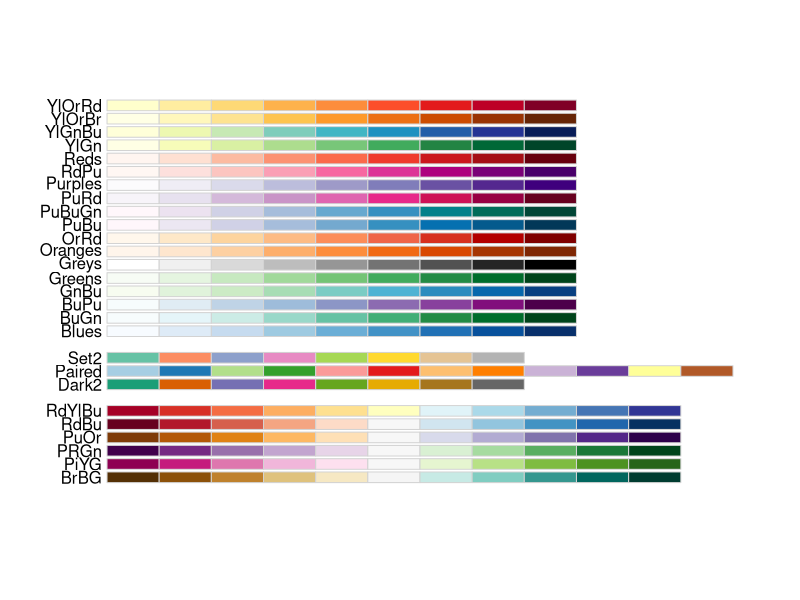
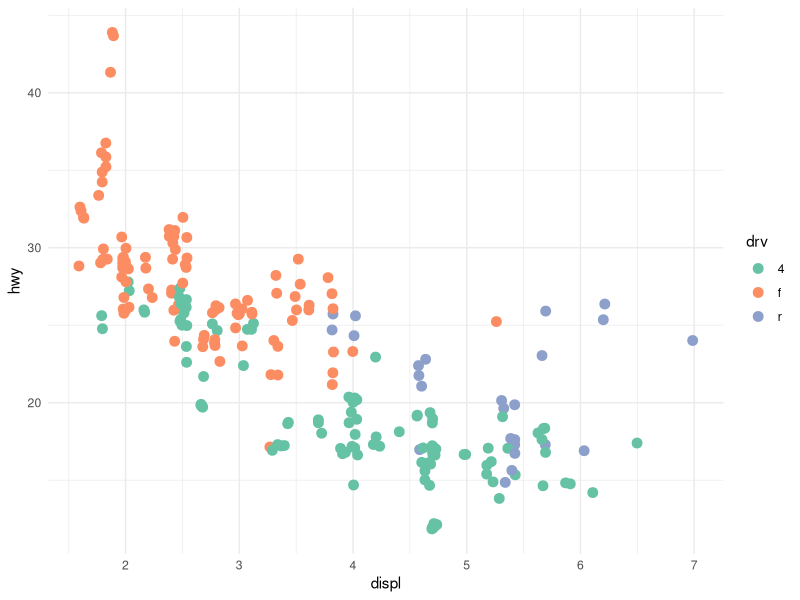
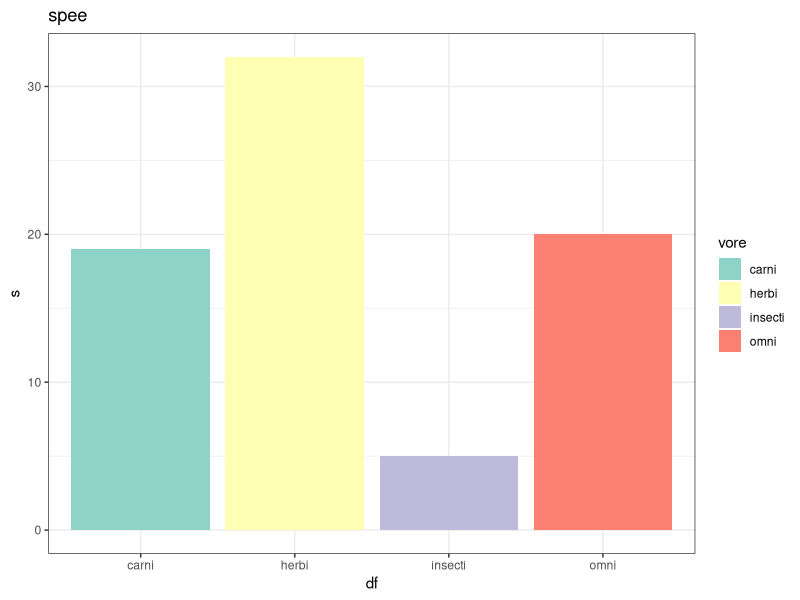

These charts were generated, in order, by the following R code:
library(tidyverse)
install.packages("RColorBrewer")
library(RColorBrewer)


display.brewer.all(colorblindFriendly = TRUE)


mpg %>% 
  ggplot(aes(displ,hwy,color=drv))+
  geom_jitter(size=3)+
  scale_color_brewer(palette="Set2")+
  theme_minimal()


msleep %>% 
  drop_na(vore) %>% 
  ggplot(aes(x=vore,))+
  geom_bar(aes(fill=vore))+
  scale_fill_brewer(palette="Set3")+
  theme_bw()+
  labs(x="df",y="s",title="spee")
  coord_flip()
